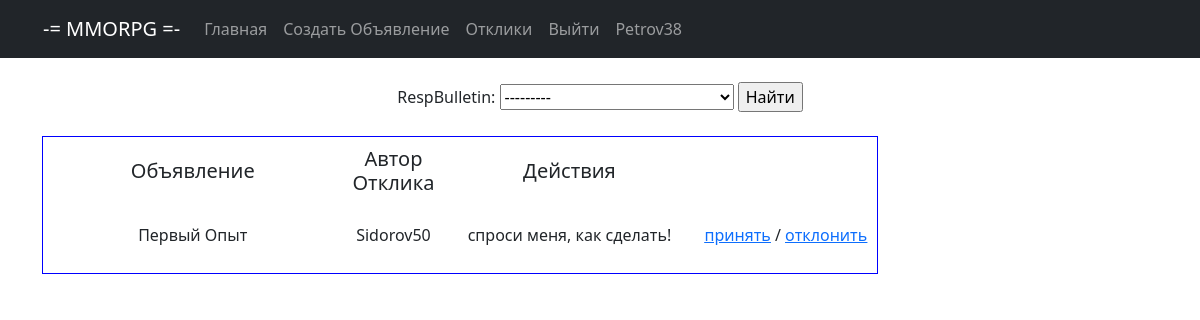
/bulletin_board/response/ (signed in), run on the app's committed database.
### bulletin_board/models.py (models this page shows, shortened)
class Response(models.Model):
    respAuthor = models.ForeignKey(User, on_delete=models.CASCADE, verbose_name='Автор отклика')
    respBulletin = models.ForeignKey(Bulletin, on_delete=models.CASCADE)
    respText = models.TextField()
    status_no = models.BooleanField(default=False, verbose_name='Статус отклика - отклонен')
    status_ok = models.BooleanField(default=False, verbose_name='Статус отклика - принят')

class Bulletin(models.Model):
    TYPE = (
        ('tanks', 'Танки'),
        ('hils', 'Хилы'),
        ('dd', 'ДД'),
        ('merchant', 'Торговцы'),
        ('guildmas', 'Гилдмастеры'),
        ('questgiv', 'Квестгиверы'),
        ('smith', 'Кузнецы'),
        ('leathers', 'Кожевники'),
        ('potion', 'Зельевары'),
        ('spellmas', 'Мастера заклинаний'),
    )
    user = models.ForeignKey(User, blank=True, null=True, on_delete=models.CASCADE, verbose_name='Пользователь')
    category = models.CharField(max_length=8, choices=TYPE, default='tanks', verbose_name='Категория')
    title = models.CharField(max_length=128, verbose_name='Название')
    content = RichTextUploadingField(verbose_name='Содержание')
    dateCreationn = models.DateField(auto_now_add=True)
    def __str__(self):
        return f'{self.title.title()}'

### bulletin_board/views.py (the view)
# urls.py: path('response/', ResponseList.as_view(), name='response'),
class ResponseList(ListView):
    model = Response
    template_name = 'response_list.html'
    context_object_name = 'response'
    def get_queryset(self, **kwargs):
        user_id = self.request.user.id
        return Response.objects.filter(respBulletin__user=user_id).filter(status_no=False).filter(status_ok=False)
    def get_context_data(self, **kwargs):
        context = super().get_context_data(**kwargs)
        context['filter'] = ResponseFilter(self.request.GET, queryset=self.get_queryset())
        return context

### templates/response_list.html (shortened to what this page needs)
{% extends 'flatpages/default.html' %}
{% block content %}
<br>
<form method="GET">
    {{ filter.form }}
    <input type="submit" value="Найти">
</form><br>
<table cellspacing="5" cellpadding="10" border="1"
       style=" border-spacing : 10px; border-color : blue; border-style: solid;" bgcolor="FFFFFF">
    <tr>
        <td width="300"><h5>Объявление</h5></td>
        <td width="100"><h5>Автор Отклика</h5></td>
        <td width="250"><h5>Действия</h5></td>
    </tr>
    {% for response in filter.qs %}
    <tr>
        <td><p align="center">{{ response.respBulletin }}</p></td>
        <td><p align="center">{{ response.respAuthor }}</p></td>
        <td><p align="center">{{ response.respText }}</p></td>
        <td>
            <p align="center"><a href="{% url 'accept' response.id %}"><u>принять</u></a> / <a href="{% url 'remove' response.id %}"><u>отклонить</u></a></p>
        </td>
    </tr>
    {% endfor %}
</table><br>
{% endblock content %}

### templates/flatpages/default.html (shortened to what this page needs)
<!DOCTYPE html>
<html lang="en">
{% load static %}
    <head>
        <link href="{% static 'styles.css' %}" rel="stylesheet" />
    </head>
    <body>
        <nav class="navbar navbar-expand-lg navbar-dark bg-dark static-top">
            <div class="container">
                <table>
                    <tr>
                        <td width="800">
                            <div class="collapse navbar-collapse" id="navbarResponsive">
                                <ul class="navbar-nav ml-auto">
                                    <a class="navbar-brand" href="{% url 'bulletins_list' %}">-= MMORPG =-</a>
                                    <li class="nav-item"><a class="nav-link" href="{% url 'bulletins_list' %}">Главная</a>
                                    </li>
                                    {% if request.user.username %}
                                    <li class="nav-item"><a class="nav-link" href="{% url 'bulletin_create' %}">Создать Объявление</a>
                                    </li>
                                    {% endif %}
                                    {% if request.user.username %}
                                    <li class="nav-item"><a class="nav-link" href="{% url 'response' %}">Отклики</a></li>
                                    {% endif %}
                                    {% if request.user.username %}
                                    <li class="nav-item"><a class="nav-link" href="{% url 'logout' %}">Выйти</a></li>
                                    {% endif %}
                                    <a class="nav-link" href="{% url 'profile' %}">{{request.user.username}}</a>
                                </ul>
                            </div>
                        </td>
                    </tr>
                </table>
            </div>
        </nav>
 <div class="container">
    <div class="row">
        <div class="col-lg-12 text-center">
            {% block content %} {% endblock content %}
        </div>
    </div>
</div>
</body>
</html>

### data on the page
Response: respBulletin "Первый Опыт", respAuthor "Sidorov50", respText "спроси меня, как сделать!"

### other printed values
{{ request.user.username }} "Petrov38"
